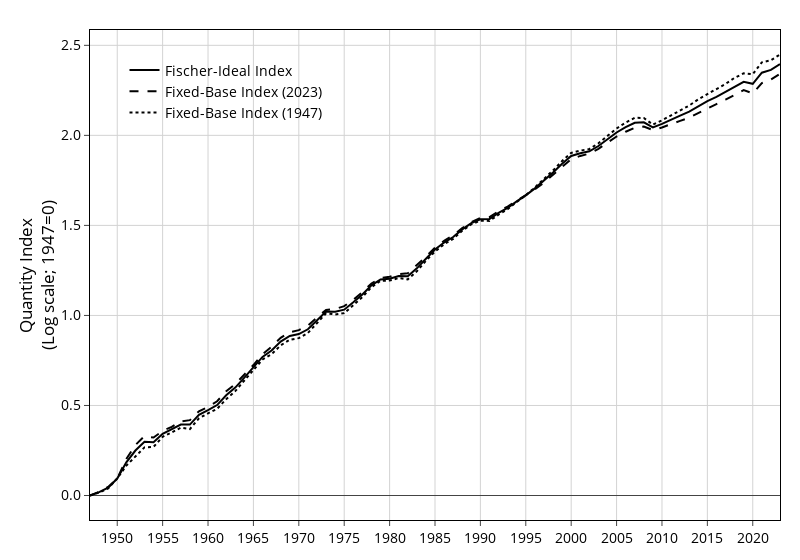

The cell this chart's notebook holds for it:
### Code cell
fig = go.Figure()

# Fischer Fixed-Base: solid black
fig.add_trace(go.Scatter(
    x    = df_wide["year"], y=np.log(df_wide["Y_FB_Fischer_QI"]),
    mode = 'lines',
    name = "Fischer-Ideal Index",
    line = dict(color='black', width=2, dash='solid')
))

# 2023 Fixed-Base: dashed black
fig.add_trace(go.Scatter(
    x    = df_wide["year"], y=np.log(df_wide["Y_FB_2023_QI"]),
    mode = 'lines',
    name = "Fixed-Base Index (2023)",
    line = dict(color='black', width=2, dash='dash')
))

# 1947 Fixed-Base: dotted black
fig.add_trace(go.Scatter(
    x    = df_wide["year"], y=np.log(df_wide["Y_FB_1947_QI"]),
    mode = 'lines',
    name = "Fixed-Base Index (1947)",
    line = dict(color='black', width=2, dash='dot')
))

fig.update_layout(
    yaxis_title = "Quantity Index<br>(Log scale; 1947=0)",
    template    = "none",
    width       = 800
)

apply_standard_plotly_style(fig, yaxis_range=[0, None])

fig.show()
